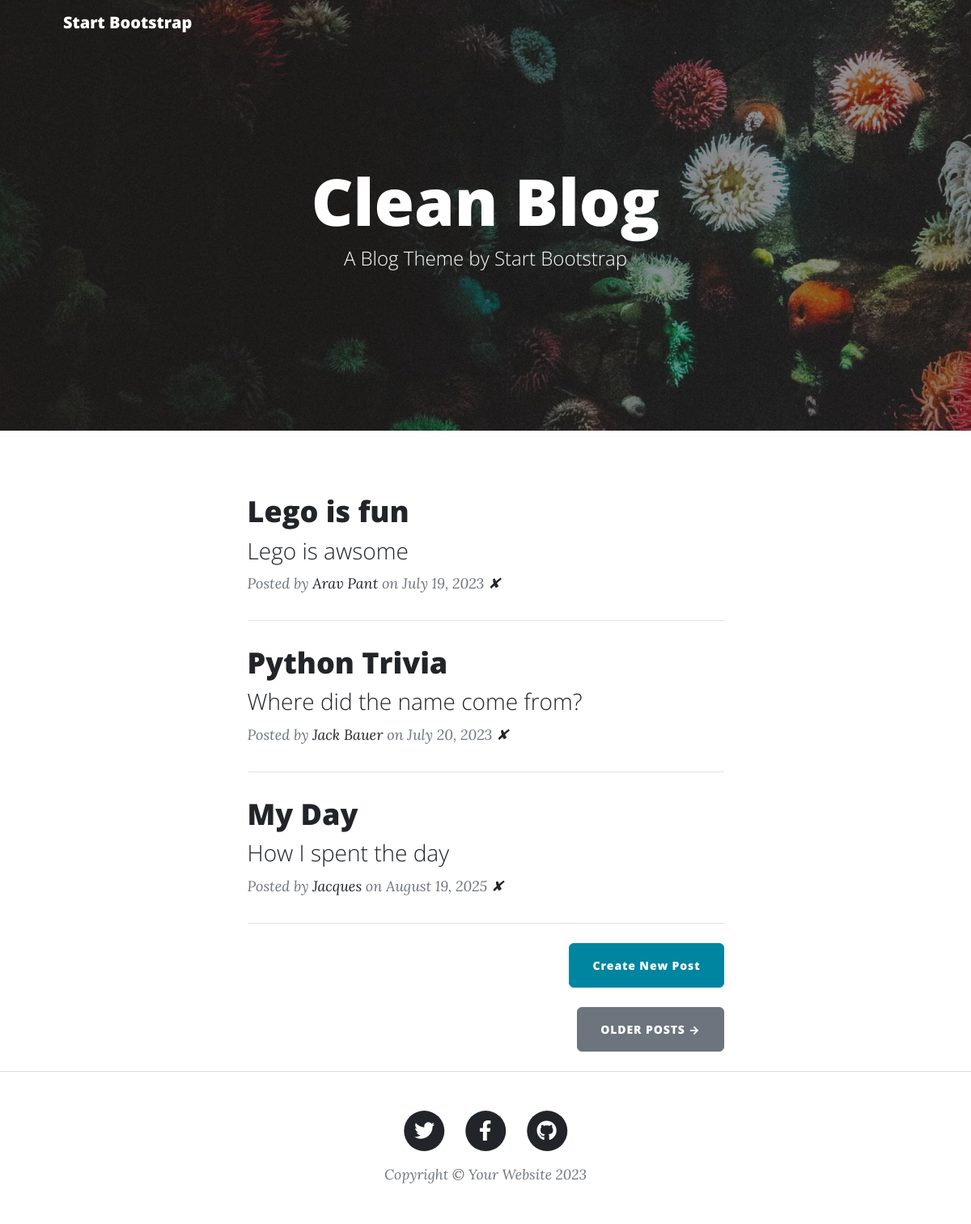
The page / on the database its author committed.
### main.py (models this page shows)
class BlogPost(db.Model):
    id: Mapped[int] = mapped_column(Integer, primary_key=True)
    title: Mapped[str] = mapped_column(String(250), unique=True, nullable=False)
    subtitle: Mapped[str] = mapped_column(String(250), nullable=False)
    date: Mapped[str] = mapped_column(String(250), nullable=False)
    body: Mapped[str] = mapped_column(Text, nullable=False)
    author: Mapped[str] = mapped_column(String(250), nullable=False)
    img_url: Mapped[str] = mapped_column(String(250), nullable=False)

### main.py (the view)
@app.route('/')
def get_all_posts():
    stmt = db.select(BlogPost)
    result = db.session.execute(stmt)
    posts = result.scalars().all()
    return render_template('index.html', all_posts=posts)

### templates/index.html
{% include "header.html" %}
<header
  class="masthead"
  style="background-image: url('../static/assets/img/home-bg.jpg')"
>
  <div class="container position-relative px-4 px-lg-5">
    <div class="row gx-4 gx-lg-5 justify-content-center">
      <div class="col-md-10 col-lg-8 col-xl-7">
        <div class="site-heading">
          <h1>Clean Blog</h1>
          <span class="subheading">A Blog Theme by Start Bootstrap</span>
        </div>
      </div>
    </div>
  </div>
</header>
<div class="container px-4 px-lg-5">
  <div class="row gx-4 gx-lg-5 justify-content-center">
    <div class="col-md-10 col-lg-8 col-xl-7">
      {% for post in all_posts %}
      <div class="post-preview">
        <a href="{{ url_for('show_post', post_id=post.id) }}">
          <h2 class="post-title">{{ post.title }}</h2>
          <h3 class="post-subtitle">{{ post.subtitle }}</h3>
        </a>
        <p class="post-meta">
          Posted by
          <a href="#">{{post.author}}</a>
          on {{post.date}}
          <a href="{{ url_for('delete_post', post_id=post.id) }}">✘</a>
        </p>
      </div>
      <hr class="my-4" />
      {% endfor %}
      <div class="d-flex justify-content-end mb-4">
        <a
          class="btn btn-primary float-right"
          href="{{ url_for('make_post') }}">Create New Post</a
        >
      </div>
      <div class="d-flex justify-content-end mb-4">
        <a class="btn btn-secondary text-uppercase" href="#!">Older Posts →</a>
      </div>
    </div>
  </div>
</div>
{% include "footer.html" %}

### templates/header.html (shortened to what this page needs)
<!DOCTYPE html>
<html lang="en">
<head>
    {% block styles %}
    {{ bootstrap.load_css() }}
    <link href="{{ url_for('static', filename='css/styles.css') }}" rel="stylesheet"/>
    {% endblock %}
</head>
<body>
    <nav class="navbar navbar-expand-lg navbar-light" id="mainNav">
        <div class="container px-4 px-lg-5">
            <a class="navbar-brand" href="/">Start Bootstrap</a>
            ...
        </div>
    </nav>
</body>
</html>

### templates/footer.html (shortened to what this page needs)
        <footer class="border-top">
          <div class="container px-4 px-lg-5">
              <div class="row gx-4 gx-lg-5 justify-content-center">
                  <div class="col-md-10 col-lg-8 col-xl-7">
                      <ul class="list-inline text-center">
                          <li class="list-inline-item">
                              <a href="#!">
                                  <span class="fa-stack fa-lg">
                                      <i class="fas fa-circle fa-stack-2x"></i>
                                      <i class="fab fa-twitter fa-stack-1x fa-inverse"></i>
                                  </span>
                              </a>
                          </li>
                          <li class="list-inline-item">
                              <a href="#!">
                                  <span class="fa-stack fa-lg">
                                      <i class="fas fa-circle fa-stack-2x"></i>
                                      <i class="fab fa-facebook-f fa-stack-1x fa-inverse"></i>
                                  </span>
                              </a>
                          </li>
                          <li class="list-inline-item">
                              <a href="#!">
                                  <span class="fa-stack fa-lg">
                                      <i class="fas fa-circle fa-stack-2x"></i>
                                      <i class="fab fa-github fa-stack-1x fa-inverse"></i>
                                  </span>
                              </a>
                          </li>
                      </ul>
                      <div class="small text-center text-muted fst-italic">Copyright &copy; Your Website 2023</div>
                  </div>
              </div>
          </div>
      </footer>
  </body>
</html>

### rows shown on the page
BlogPost: title "Lego is fun", subtitle "Lego is awsome", author "Arav Pant", date "July 19, 2023"
BlogPost: title "Python Trivia", subtitle "Where did the name come from?", author "Jack Bauer", date "July 20, 2023"
BlogPost: title "My Day", subtitle "How I spent the day", author "Jacques", date "August 19, 2025"
